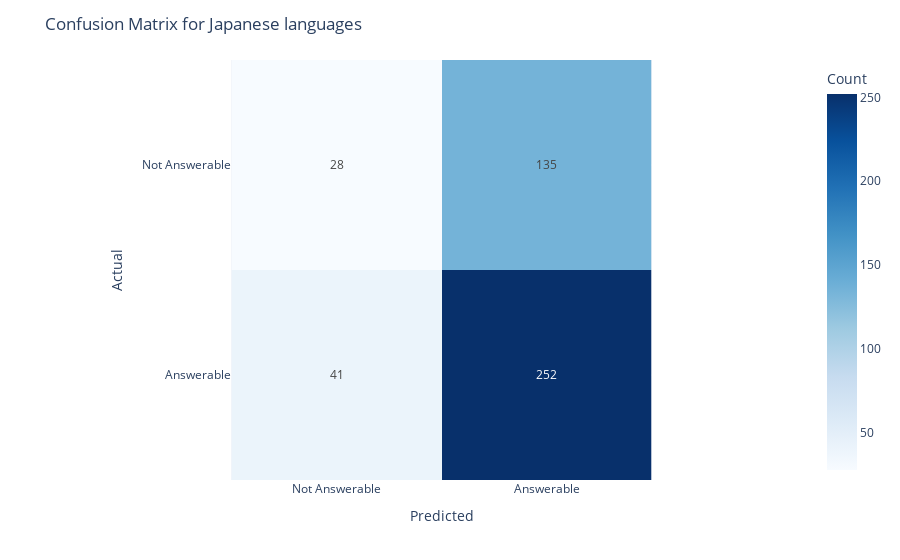
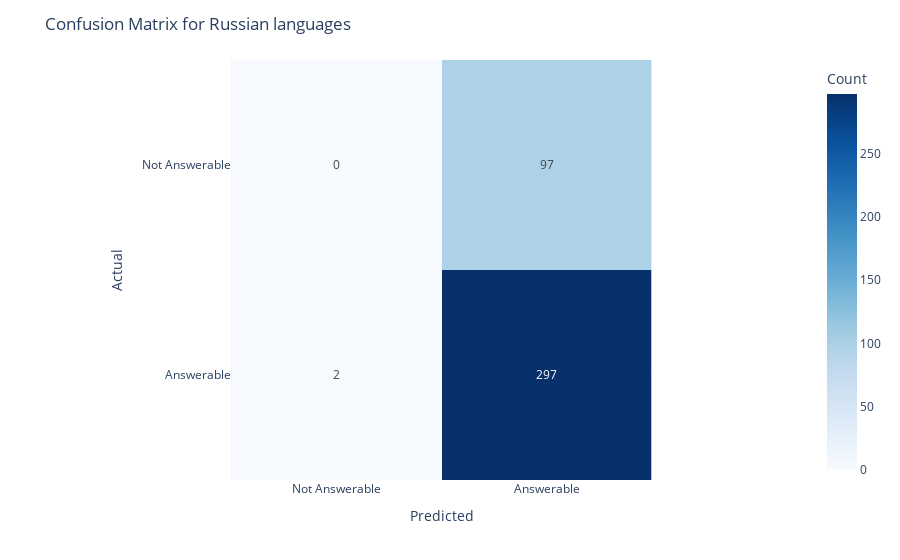
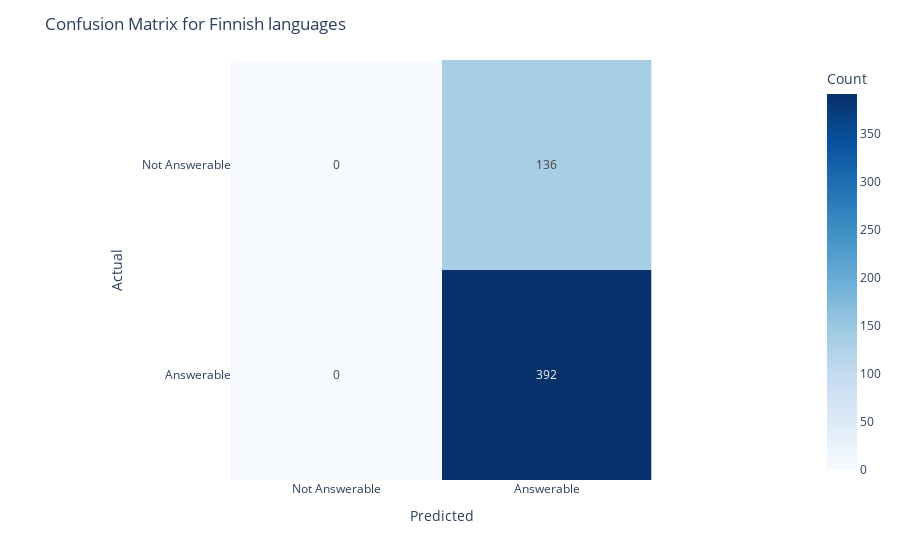

Write notebook code for charts like these, in order.
### Code cell
from sklearn.metrics import accuracy_score, f1_score, precision_score, recall_score, confusion_matrix
from typing import Literal

class TokenCountClassifier(RuleBasedClassifier):
    def __init__(
        self, 
        train_df: pd.DataFrame, 
        val_df: pd.DataFrame, 
    ):
        self.train_df = train_df
        self.val_df = val_df
        self.lang_map = {
            'ja': 'Japanese',
            'ru': 'Russian',
            'fi': 'Finnish'
        }

        
    def prepare_data(
        self, 
        questions: List[str], 
        is_train: bool = True,
        lang: Literal['ja', 'ru', 'fi', '_all'] = '_all',
    ) -> tuple[np.ndarray, np.ndarray]:
        if is_train:
            df = self.train_df
        else:
            df = self.val_df
            
        if lang != '_all':
            df = df[df['lang'] == lang]
            
        df = df[df['question'].isin(questions)]

        return df['question_n_tokens'].values, df['context_n_tokens'].values
        
    def gen_scatter_plot(
        self, 
        lang: Literal['ja', 'ru', 'fi', '_all'] = '_all'
    ):
        df = self.train_df
        if lang != '_all':
            df = df[df['lang'] == lang]
            
        question_tokens, context_tokens = self.prepare_data(
            df['question'].tolist(), 
            is_train=True, 
            lang=lang
        )

        answerable = df['answerable'].tolist()
        return px.scatter(
            title=f"Scatter plot of question and context tokens for {self.lang_map[lang] if lang != '_all' else 'all'} languages",
            x=question_tokens, 
            y=context_tokens, 
            color=answerable,
            color_discrete_map={False: 'blue', True: 'red'},
            labels={'x':'Question Tokens', 'y':'Context Tokens', 'color':'Answerable'}
        )
        
    def gen_plot(
        self, 
        lang: Literal['ja', 'ru', 'fi', '_all'] = '_all'
    ):
        df = self.train_df
        if lang != '_all':
            df = df[df['lang'] == lang]
            
        question_tokens, context_tokens = self.prepare_data(
            df['question'].tolist(), 
            is_train=True, 
            lang=lang
        )

        ratio = question_tokens / context_tokens
        return px.histogram(
            ratio, 
            title=f"Histogram of question to context token ratio for {self.lang_map[lang] if lang != '_all' else 'all'} languages",
            labels={'x':'Question to Context Token Ratio', 'y':'Count'},
            color=df['answerable'].tolist(),
            color_discrete_map={False: 'blue', True: 'red'}
        )
        
    def classify(
        self, 
        questions: List[str], 
        is_train: bool = True,
        lang: Literal['ja', 'ru', 'fi', '_all'] = '_all'
    ) -> np.ndarray:
        question_tokens, context_tokens = self.prepare_data(questions, is_train, lang)
        
        return question_tokens < 15
        

    def evaluate(self, lang: Literal['ja', 'ru', 'fi', '_all'] = '_all'):
        questions = self.val_df['question'].tolist()
        preds = self.classify(questions, is_train=False, lang=lang)
        if lang != '_all':
            labels = self.val_df[self.val_df['lang'] == lang]['answerable'].tolist()
        else:
            labels = self.val_df['answerable'].tolist()
            
        accuracy = accuracy_score(labels, preds)
        f1 = f1_score(labels, preds)
        precision = precision_score(labels, preds)
        recall = recall_score(labels, preds)
        # Create a confusion matrix
        cm = confusion_matrix(labels, preds)
        
        # Create a heatmap of the confusion matrix
        fig = px.imshow(cm,
                        labels=dict(x="Predicted", y="Actual", color="Count"),
                        x=['Not Answerable', 'Answerable'],
                        y=['Not Answerable', 'Answerable'],
                        text_auto=True,
                        color_continuous_scale='Blues')
        
        fig.update_layout(
            title=f"Confusion Matrix for {self.lang_map[lang] if lang != '_all' else 'all'} languages",
            xaxis_title="Predicted",
            yaxis_title="Actual"
        )
        
        # Save the figure
        path = f"plots/week1_c_confusion_matrix_{lang}.png"
        if os.path.exists(path):
            os.remove(path)
        fig.write_image(path)
        
        return fig, {'accuracy': accuracy, 'f1': f1, 'precision': precision, 'recall': recall}


classifier = TokenCountClassifier(ds_train, ds_val)
question = ds_train['question']
print(classifier.evaluate())

for lang in ['ja', 'ru', 'fi']:
    """ fig = classifier.gen_scatter_plot(lang=lang)
    fig.show()
    path = f"week1/plots/week1_c_scatter_{lang}.png"
    if os.path.exists(path):
        os.remove(path)
    fig.write_image(path) """
    vals = classifier.evaluate(lang)
    vals[0].show()
    
    
    print(f"{lang}: {vals[1]}")

### Figure 1 — Plotly figure (JSON) as saved in the notebook; plotly's stock layout.template omitted (floating-point values rounded to 4 significant figures)
{"data": [{"coloraxis": "coloraxis", "hovertemplate": "Predicted: %{x}<br>Actual: %{y}<br>Count: %{z}<extra></extra>", "name": "0", "texttemplate": "%{z}", "type": "heatmap", "x": ["Not Answerable", "Answerable"], "xaxis": "x", "y": ["Not Answerable", "Answerable"], "yaxis": "y", "z": [[28, 135], [41, 252]]}], "layout": {"coloraxis": {"colorbar": {"title": {"text": "Count"}}, "colorscale": [[0, "rgb(247,251,255)"], [0.125, "rgb(222,235,247)"], [0.25, "rgb(198,219,239)"], [0.375, "rgb(158,202,225)"], [0.5, "rgb(107,174,214)"], [0.625, "rgb(66,146,198)"], [0.75, "rgb(33,113,181)"], [0.875, "rgb(8,81,156)"], [1, "rgb(8,48,107)"]]}, "margin": {"t": 60}, "title": {"text": "Confusion Matrix for Japanese languages"}, "xaxis": {"anchor": "y", "constrain": "domain", "domain": [0, 1], "scaleanchor": "y", "title": {"text": "Predicted"}}, "yaxis": {"anchor": "x", "autorange": "reversed", "constrain": "domain", "domain": [0, 1], "title": {"text": "Actual"}}}}

### Figure 2 — Plotly figure (JSON) as saved in the notebook; plotly's stock layout.template omitted (floating-point values rounded to 4 significant figures)
{"data": [{"coloraxis": "coloraxis", "hovertemplate": "Predicted: %{x}<br>Actual: %{y}<br>Count: %{z}<extra></extra>", "name": "0", "texttemplate": "%{z}", "type": "heatmap", "x": ["Not Answerable", "Answerable"], "xaxis": "x", "y": ["Not Answerable", "Answerable"], "yaxis": "y", "z": [[0, 97], [2, 297]]}], "layout": {"coloraxis": {"colorbar": {"title": {"text": "Count"}}, "colorscale": [[0, "rgb(247,251,255)"], [0.125, "rgb(222,235,247)"], [0.25, "rgb(198,219,239)"], [0.375, "rgb(158,202,225)"], [0.5, "rgb(107,174,214)"], [0.625, "rgb(66,146,198)"], [0.75, "rgb(33,113,181)"], [0.875, "rgb(8,81,156)"], [1, "rgb(8,48,107)"]]}, "margin": {"t": 60}, "title": {"text": "Confusion Matrix for Russian languages"}, "xaxis": {"anchor": "y", "constrain": "domain", "domain": [0, 1], "scaleanchor": "y", "title": {"text": "Predicted"}}, "yaxis": {"anchor": "x", "autorange": "reversed", "constrain": "domain", "domain": [0, 1], "title": {"text": "Actual"}}}}

### Figure 3 — Plotly figure (JSON) as saved in the notebook; plotly's stock layout.template omitted (floating-point values rounded to 4 significant figures)
{"data": [{"coloraxis": "coloraxis", "hovertemplate": "Predicted: %{x}<br>Actual: %{y}<br>Count: %{z}<extra></extra>", "name": "0", "texttemplate": "%{z}", "type": "heatmap", "x": ["Not Answerable", "Answerable"], "xaxis": "x", "y": ["Not Answerable", "Answerable"], "yaxis": "y", "z": [[0, 136], [0, 392]]}], "layout": {"coloraxis": {"colorbar": {"title": {"text": "Count"}}, "colorscale": [[0, "rgb(247,251,255)"], [0.125, "rgb(222,235,247)"], [0.25, "rgb(198,219,239)"], [0.375, "rgb(158,202,225)"], [0.5, "rgb(107,174,214)"], [0.625, "rgb(66,146,198)"], [0.75, "rgb(33,113,181)"], [0.875, "rgb(8,81,156)"], [1, "rgb(8,48,107)"]]}, "margin": {"t": 60}, "title": {"text": "Confusion Matrix for Finnish languages"}, "xaxis": {"anchor": "y", "constrain": "domain", "domain": [0, 1], "scaleanchor": "y", "title": {"text": "Predicted"}}, "yaxis": {"anchor": "x", "autorange": "reversed", "constrain": "domain", "domain": [0, 1], "title": {"text": "Actual"}}}}
